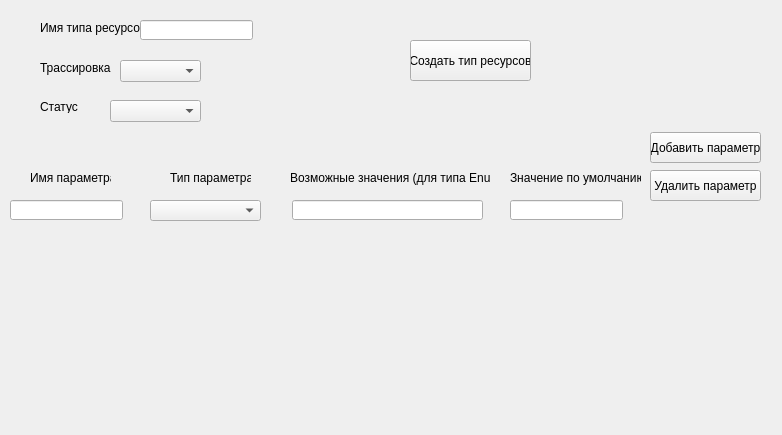
<?xml version="1.0" encoding="UTF-8"?>
<ui version="4.0">
 <class>FormCreateTypeResource</class>
 <widget class="QWidget" name="FormCreateTypeResource">
  <property name="geometry">
   <rect>
    <x>0</x>
    <y>0</y>
    <width>782</width>
    <height>435</height>
   </rect>
  </property>
  <property name="windowTitle">
   <string>Создание типа ресурсов</string>
  </property>
  <widget class="QPushButton" name="pushButton">
   <property name="geometry">
    <rect>
     <x>410</x>
     <y>40</y>
     <width>121</width>
     <height>41</height>
    </rect>
   </property>
   <property name="text">
    <string>Создать тип ресурсов</string>
   </property>
  </widget>
  <widget class="QLabel" name="label">
   <property name="geometry">
    <rect>
     <x>40</x>
     <y>20</y>
     <width>101</width>
     <height>16</height>
    </rect>
   </property>
   <property name="text">
    <string>Имя типа ресурсов</string>
   </property>
  </widget>
  <widget class="QLabel" name="label_2">
   <property name="geometry">
    <rect>
     <x>40</x>
     <y>60</y>
     <width>71</width>
     <height>16</height>
    </rect>
   </property>
   <property name="text">
    <string>Трассировка</string>
   </property>
  </widget>
  <widget class="QLabel" name="label_3">
   <property name="geometry">
    <rect>
     <x>40</x>
     <y>100</y>
     <width>47</width>
     <height>13</height>
    </rect>
   </property>
   <property name="text">
    <string>Статус</string>
   </property>
  </widget>
  <widget class="QLineEdit" name="fldTypeName">
   <property name="geometry">
    <rect>
     <x>140</x>
     <y>20</y>
     <width>113</width>
     <height>20</height>
    </rect>
   </property>
  </widget>
  <widget class="QComboBox" name="cmbTrase">
   <property name="geometry">
    <rect>
     <x>120</x>
     <y>60</y>
     <width>81</width>
     <height>22</height>
    </rect>
   </property>
  </widget>
  <widget class="QComboBox" name="cmbTime">
   <property name="geometry">
    <rect>
     <x>110</x>
     <y>100</y>
     <width>91</width>
     <height>22</height>
    </rect>
   </property>
  </widget>
  <widget class="QLabel" name="label_4">
   <property name="geometry">
    <rect>
     <x>30</x>
     <y>170</y>
     <width>81</width>
     <height>16</height>
    </rect>
   </property>
   <property name="text">
    <string>Имя параметра</string>
   </property>
  </widget>
  <widget class="QLabel" name="label_5">
   <property name="geometry">
    <rect>
     <x>170</x>
     <y>170</y>
     <width>81</width>
     <height>16</height>
    </rect>
   </property>
   <property name="text">
    <string>Тип параметра</string>
   </property>
  </widget>
  <widget class="QLabel" name="label_6">
   <property name="geometry">
    <rect>
     <x>290</x>
     <y>170</y>
     <width>201</width>
     <height>16</height>
    </rect>
   </property>
   <property name="text">
    <string>Возможные значения (для типа Enum) </string>
   </property>
  </widget>
  <widget class="QLabel" name="label_7">
   <property name="geometry">
    <rect>
     <x>510</x>
     <y>170</y>
     <width>131</width>
     <height>16</height>
    </rect>
   </property>
   <property name="text">
    <string>Значение по умолчанию</string>
   </property>
  </widget>
  <widget class="QLineEdit" name="fldParam1">
   <property name="geometry">
    <rect>
     <x>10</x>
     <y>200</y>
     <width>113</width>
     <height>20</height>
    </rect>
   </property>
  </widget>
  <widget class="QComboBox" name="cmbParam1">
   <property name="enabled">
    <bool>true</bool>
   </property>
   <property name="geometry">
    <rect>
     <x>150</x>
     <y>200</y>
     <width>111</width>
     <height>21</height>
    </rect>
   </property>
  </widget>
  <widget class="QLineEdit" name="fldVariants1">
   <property name="geometry">
    <rect>
     <x>292</x>
     <y>200</y>
     <width>191</width>
     <height>20</height>
    </rect>
   </property>
  </widget>
  <widget class="QLineEdit" name="fldDefault1">
   <property name="geometry">
    <rect>
     <x>510</x>
     <y>200</y>
     <width>113</width>
     <height>20</height>
    </rect>
   </property>
  </widget>
  <widget class="QPushButton" name="pushButton_2">
   <property name="geometry">
    <rect>
     <x>650</x>
     <y>132</y>
     <width>111</width>
     <height>31</height>
    </rect>
   </property>
   <property name="text">
    <string>Добавить параметр</string>
   </property>
  </widget>
  <widget class="QPushButton" name="pushButton_3">
   <property name="geometry">
    <rect>
     <x>650</x>
     <y>170</y>
     <width>111</width>
     <height>31</height>
    </rect>
   </property>
   <property name="text">
    <string>Удалить параметр</string>
   </property>
  </widget>
 </widget>
 <resources/>
 <connections/>
</ui>
